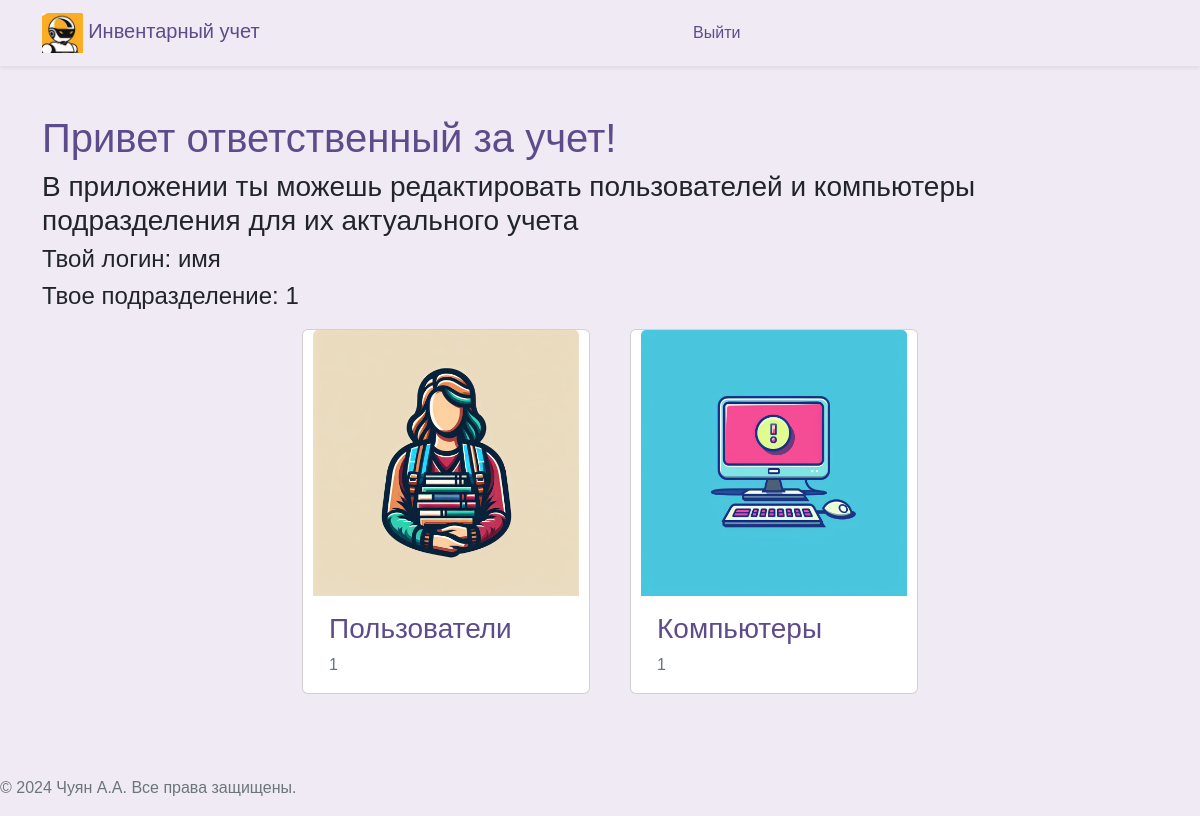
Before: / (signed in) with the older database file.
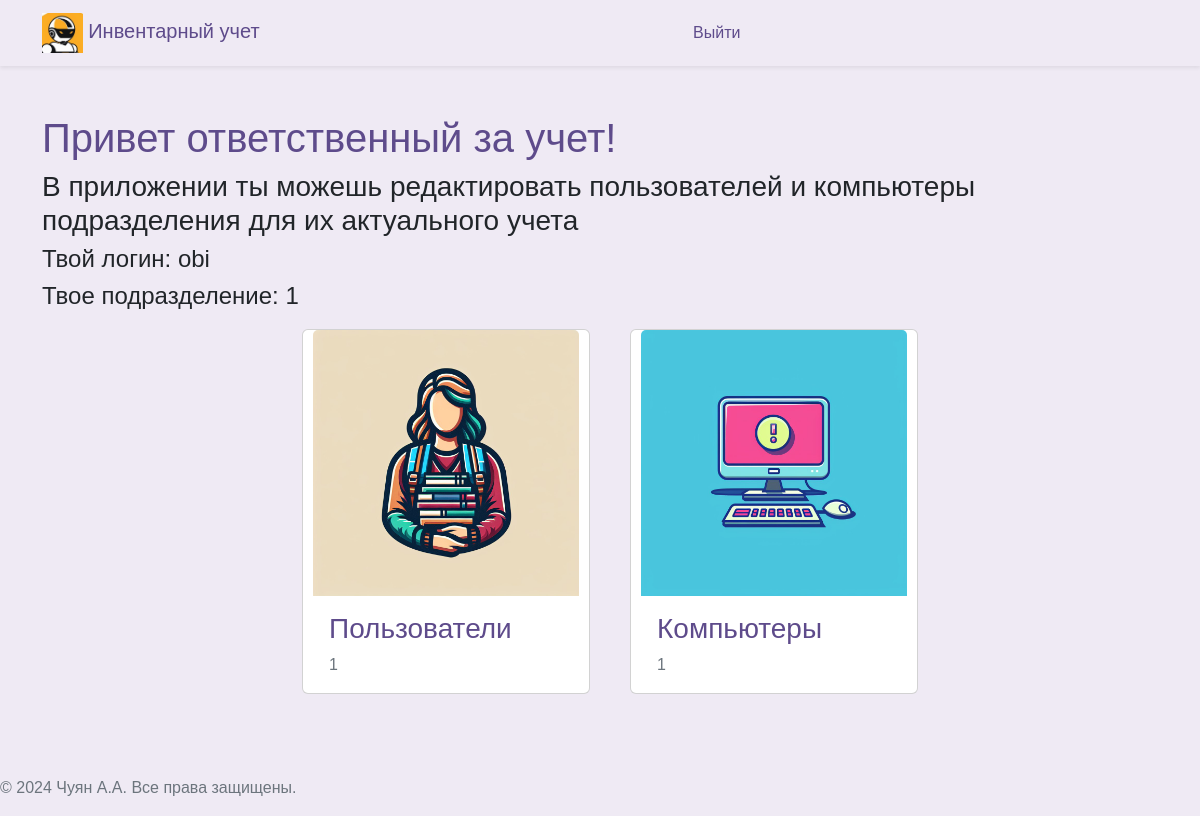
After: the same page with the newer database file.
### src/database/models.py (models this page shows)
class Worker(Base):
    __tablename__ = "worker"
    id = Column(Integer, primary_key=True)
    role = Column(Enum(Role), default=Role.guest)
    fio = Column(String)
    name = Column(String)
    password = Column(String)
    department = Column(String)
    position = Column(String)
    description = Column(String, default=None)
    conn_worker_arm = relationship(
        "Arm", back_populates="conn_arm_worker"
    )

### src/frontend/router.py (the view)
@router.get("/")
async def get_auth(
    request: Request,
    worker: Worker | None = Depends(get_correct_worker_frontend)
):
    if worker:
        log.debug(f"Debug --- get_correct_worker_frontend worker.name= {worker.name}")
        return templates.TemplateResponse("index.html", {"request": request, "worker": worker})
    else:
        return RedirectResponse(url="/auth", status_code=status.HTTP_301_MOVED_PERMANENTLY)

### src/frontend/template/index.html (shortened to what this page needs)
{% extends "base/base.html" %}
{% block content %}
<head>
</head>
{% if worker.role.value == 'user' %}
<li class="nav-item {% if request_path == '/prepod' %}active{% endif %}">
    <div class="row">
      <div class="col-12">
        <h1>Привет ответственный за учет!</h1>
        <h3>В приложении ты можешь редактировать пользователей и компьютеры подразделения для их актуального учета</h1>
        <h4>Твой логин: {{ worker.name }}</h5>
        <h4>Твое подразделение: {{ worker.department }}</h5>
      </div>
    </div>
    <div class="d-flex justify-content-center">
      <div class="d-flex flex-wrap justify-content-around">
        <a class="nav-link" href="/workers">
          <div class="card" style="width: 18rem; margin: 10px;">
            <img src="../assets/img/workers.jpg" class="card-img-top" alt="...">
            <div class="card-body">
            <h3 class="card-title">Пользователи</h3>
            <p class="card-text">{{ worker.department }}</p>
        </div>
      </a>
      </div>
      <div class="d-flex flex-wrap justify-content-around">
        <a class="nav-link" href="/arms">
          <div class="card" style="width: 18rem; margin: 10px;">
            <img src="../assets/img/arm.jpg" class="card-img-top" alt="...">
            <div class="card-body">
            <h3 class="card-title">Компьютеры</h3>
            <p class="card-text">{{ worker.department }}</p>
        </div>
      </a>
      </div>
    </div>
  </div>
{% endif %}
{% endblock %}

Changed rows visible on the page:
changed Worker: name "имя" → "obi"
